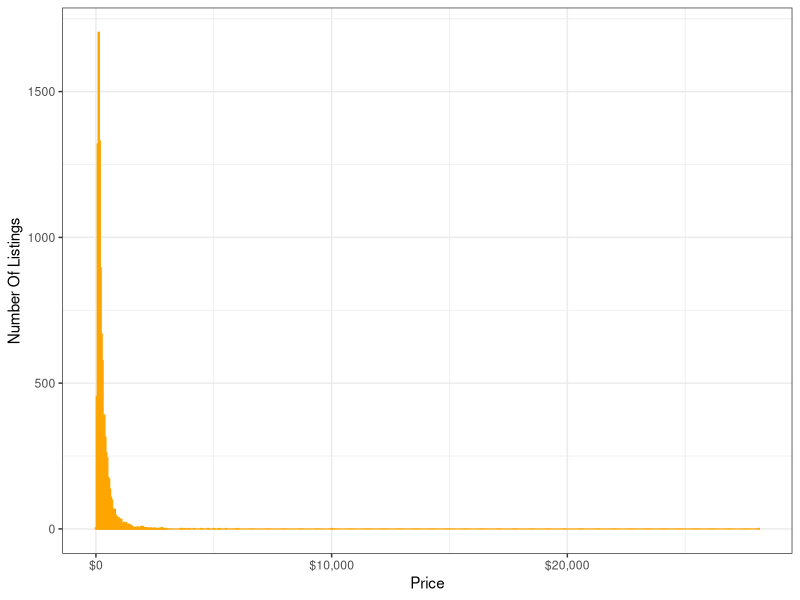
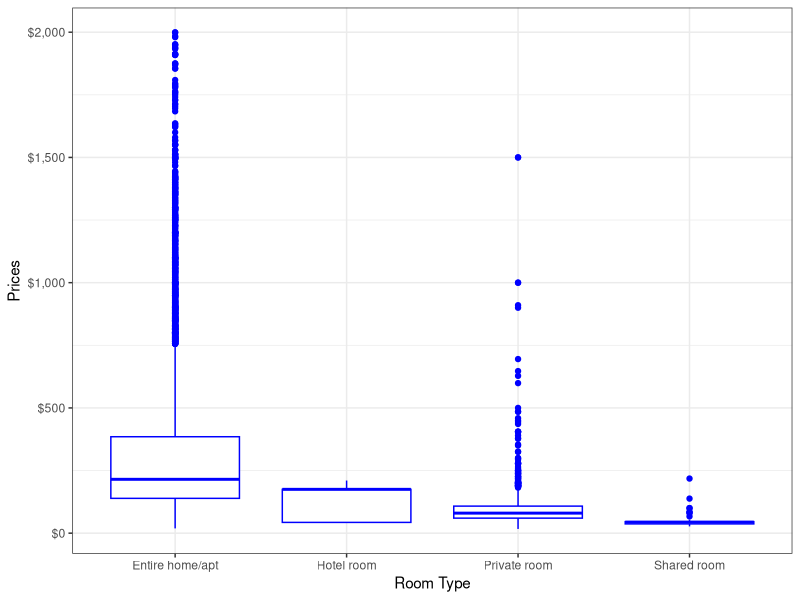
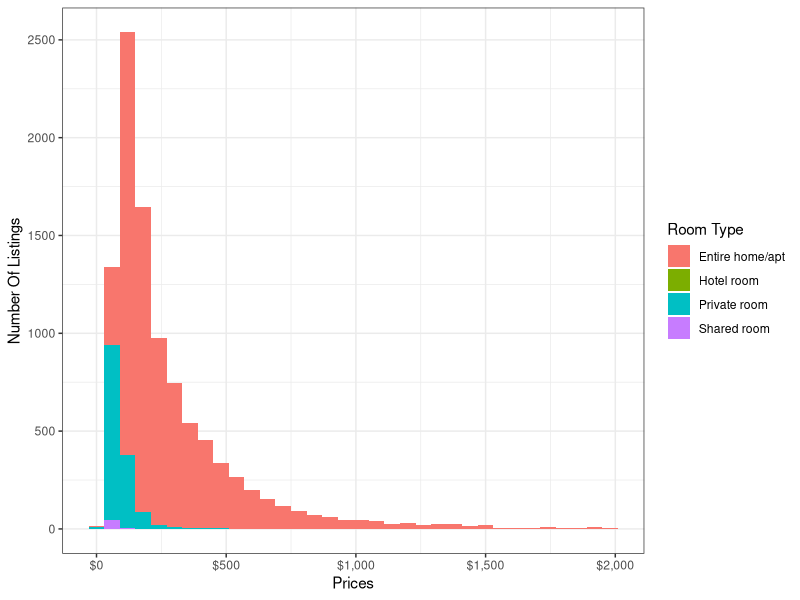
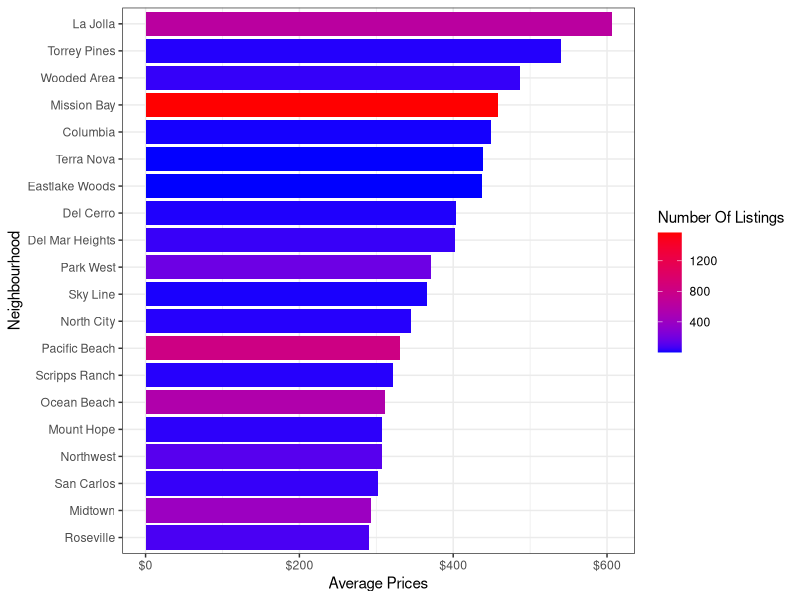
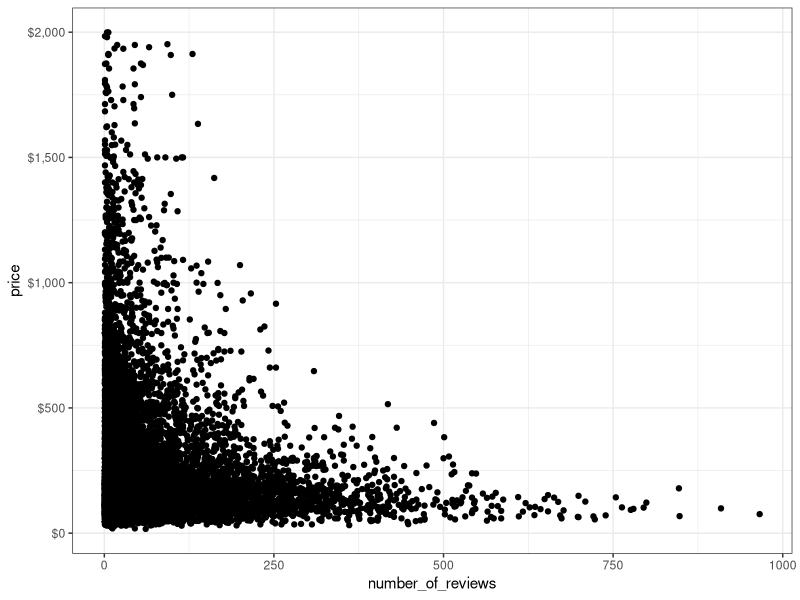

Here is the R script that generated these plots, in order:
## ---- chunk 1
library(tidyverse)
library(ggplot2)

setwd("C:/Users/joshu/Desktop/RPractice/san diego analysis/")
## ---- chunk 2
sd_dat = read.csv("san_diego_listings.csv", header = T)
sd_filt = sd_dat[!is.na(sd_dat$reviews_per_month),]
sd_filt = sd_filt[sd_filt$last_review >= "2022-01-01",]
## ---- chunk 3
ggplot(data = sd_filt, aes(x = price)) + 
  geom_histogram(binwidth = 40, color = "orange") + 
  labs(x = "Price", y = "Number Of Listings") +
  scale_x_continuous(labels=scales::dollar_format()) +
  theme_bw()
## ---- chunk 4
ggplot(data = sd_filt[sd_filt$price < 2000,], aes(x = room_type, y = price)) +
  geom_boxplot(color = "blue") +
  labs(x = "Room Type", y = "Prices") + 
  scale_y_continuous(labels=scales::dollar_format()) +
  theme_bw() + 
  theme(legend.position = "none")
## ---- chunk 5
ggplot(data = sd_filt[sd_filt$price < 2000,], aes(x = price, fill = factor(room_type))) +
  geom_histogram(binwidth = 60) +
  labs(x = "Prices", y = "Number Of Listings") + 
  scale_x_continuous(labels=scales::dollar_format()) +
  theme_bw() + 
  guides(fill = guide_legend(title = "Room Type"))
## ---- chunk 6
# Sorteing Average Neighbourhood Prices
neigh_price = sd_filt %>%
  group_by(neighbourhood) %>% 
  summarize(avg_price = mean(price))
neigh_price = neigh_price[order(neigh_price$avg_price, decreasing = T),]

neigh_count = sd_filt %>%
  group_by(neighbourhood) %>%
  count()

top_neigh_prices = neigh_price[1:20,]
top_neigh_prices = left_join(top_neigh_prices, neigh_count, by = "neighbourhood")

# Barplot of Prices
ggplot(data = top_neigh_prices, aes(x = fct_reorder(neighbourhood, avg_price), y = avg_price)) +
  geom_bar(stat = "identity", aes(fill = n)) + 
  labs(x = "Neighbourhood", y = "Average Prices") +
  scale_y_continuous(labels=scales::dollar_format()) +
  coord_flip() + 
  theme_bw() +
  guides(fill = guide_colourbar(title="Number Of Listings")) +
  scale_fill_gradient(low = "blue", high = "red", na.value = NA)

## ---- chunk 7
ggplot(data = sd_filt[sd_filt$price < 2000,], aes(x = number_of_reviews, y = price)) +
  geom_point() + 
  scale_y_continuous(labels=scales::dollar_format()) + 
  theme_bw()
